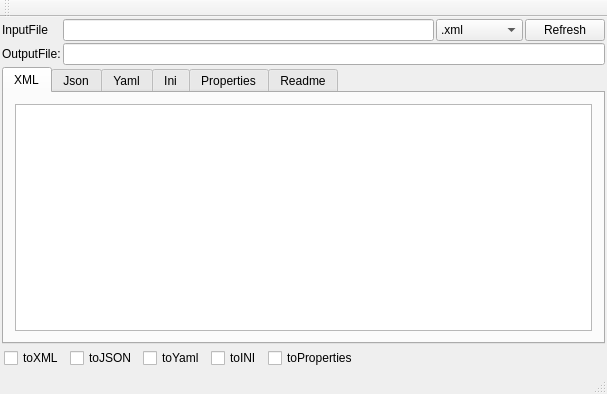
<?xml version="1.0" encoding="UTF-8"?>
<ui version="4.0">
 <class>MainWindow</class>
 <widget class="QMainWindow" name="MainWindow">
  <property name="geometry">
   <rect>
    <x>0</x>
    <y>0</y>
    <width>607</width>
    <height>394</height>
   </rect>
  </property>
  <property name="windowTitle">
   <string>qqtdicttest7</string>
  </property>
  <widget class="QWidget" name="centralWidget">
   <layout class="QGridLayout" name="gridLayout">
    <property name="leftMargin">
     <number>2</number>
    </property>
    <property name="topMargin">
     <number>2</number>
    </property>
    <property name="rightMargin">
     <number>2</number>
    </property>
    <property name="bottomMargin">
     <number>2</number>
    </property>
    <property name="spacing">
     <number>2</number>
    </property>
    <item row="2" column="0" colspan="4">
     <widget class="QTabWidget" name="tabWidget">
      <property name="currentIndex">
       <number>0</number>
      </property>
      <widget class="QWidget" name="tab">
       <attribute name="title">
        <string>XML</string>
       </attribute>
       <layout class="QHBoxLayout" name="horizontalLayout_3">
        <item>
         <widget class="QTextBrowser" name="textBrowser_2"/>
        </item>
       </layout>
      </widget>
      <widget class="QWidget" name="tab_2">
       <attribute name="title">
        <string>Json</string>
       </attribute>
       <layout class="QHBoxLayout" name="horizontalLayout_4">
        <item>
         <widget class="QTextBrowser" name="textBrowser_3"/>
        </item>
       </layout>
      </widget>
      <widget class="QWidget" name="tab_4">
       <attribute name="title">
        <string>Yaml</string>
       </attribute>
       <layout class="QHBoxLayout" name="horizontalLayout_5">
        <item>
         <widget class="QTextBrowser" name="textBrowser_4"/>
        </item>
       </layout>
      </widget>
      <widget class="QWidget" name="tab_5">
       <attribute name="title">
        <string>Ini</string>
       </attribute>
       <layout class="QHBoxLayout" name="horizontalLayout_6">
        <item>
         <widget class="QTextBrowser" name="textBrowser_5"/>
        </item>
       </layout>
      </widget>
      <widget class="QWidget" name="tab_6">
       <attribute name="title">
        <string>Properties</string>
       </attribute>
       <layout class="QHBoxLayout" name="horizontalLayout_7">
        <item>
         <widget class="QTextBrowser" name="textBrowser_6"/>
        </item>
       </layout>
      </widget>
      <widget class="QWidget" name="tab_3">
       <attribute name="title">
        <string>Readme</string>
       </attribute>
       <layout class="QHBoxLayout" name="horizontalLayout">
        <item>
         <widget class="QTextBrowser" name="textBrowser">
          <property name="html">
           <string>&lt;!DOCTYPE HTML PUBLIC &quot;-//W3C//DTD HTML 4.0//EN&quot; &quot;http://www.w3.org/TR/REC-html40/strict.dtd&quot;&gt;
&lt;html&gt;&lt;head&gt;&lt;meta name=&quot;qrichtext&quot; content=&quot;1&quot; /&gt;&lt;style type=&quot;text/css&quot;&gt;
p, li { white-space: pre-wrap; }
&lt;/style&gt;&lt;/head&gt;&lt;body style=&quot; font-family:'.SF NS Text'; font-size:13pt; font-weight:400; font-style:normal;&quot;&gt;
&lt;p style=&quot; margin-top:0px; margin-bottom:0px; margin-left:0px; margin-right:0px; -qt-block-indent:0; text-indent:0px;&quot;&gt;请注意输入文件的格式&lt;/p&gt;
&lt;p style=&quot;-qt-paragraph-type:empty; margin-top:0px; margin-bottom:0px; margin-left:0px; margin-right:0px; -qt-block-indent:0; text-indent:0px;&quot;&gt;&lt;br /&gt;&lt;/p&gt;
&lt;p style=&quot; margin-top:0px; margin-bottom:0px; margin-left:0px; margin-right:0px; -qt-block-indent:0; text-indent:0px;&quot;&gt;选择输入文件，选择输入格式，点击Refresh，即可看到目标格式的文本。&lt;/p&gt;
&lt;p style=&quot;-qt-paragraph-type:empty; margin-top:0px; margin-bottom:0px; margin-left:0px; margin-right:0px; -qt-block-indent:0; text-indent:0px;&quot;&gt;&lt;br /&gt;&lt;/p&gt;
&lt;p style=&quot; margin-top:0px; margin-bottom:0px; margin-left:0px; margin-right:0px; -qt-block-indent:0; text-indent:0px;&quot;&gt;复选框代表转换目标，&lt;/p&gt;
&lt;p style=&quot; margin-top:0px; margin-bottom:0px; margin-left:0px; margin-right:0px; -qt-block-indent:0; text-indent:0px;&quot;&gt;如果输出文件不为空，复选框还会代表输出文件格式。&lt;/p&gt;&lt;/body&gt;&lt;/html&gt;</string>
          </property>
         </widget>
        </item>
       </layout>
      </widget>
     </widget>
    </item>
    <item row="3" column="0" colspan="4">
     <widget class="QWidget" name="widget" native="true">
      <layout class="QHBoxLayout" name="horizontalLayout_2">
       <property name="spacing">
        <number>-1</number>
       </property>
       <property name="leftMargin">
        <number>2</number>
       </property>
       <property name="topMargin">
        <number>2</number>
       </property>
       <property name="rightMargin">
        <number>2</number>
       </property>
       <property name="bottomMargin">
        <number>2</number>
       </property>
       <item>
        <widget class="QCheckBox" name="checkBox">
         <property name="text">
          <string>toXML</string>
         </property>
        </widget>
       </item>
       <item>
        <widget class="QCheckBox" name="checkBox_2">
         <property name="text">
          <string>toJSON</string>
         </property>
        </widget>
       </item>
       <item>
        <widget class="QCheckBox" name="checkBox_3">
         <property name="text">
          <string>toYaml</string>
         </property>
        </widget>
       </item>
       <item>
        <widget class="QCheckBox" name="checkBox_4">
         <property name="text">
          <string>toINI</string>
         </property>
        </widget>
       </item>
       <item>
        <widget class="QCheckBox" name="checkBox_5">
         <property name="text">
          <string>toProperties</string>
         </property>
        </widget>
       </item>
       <item>
        <spacer name="horizontalSpacer">
         <property name="orientation">
          <enum>Qt::Horizontal</enum>
         </property>
         <property name="sizeHint" stdset="0">
          <size>
           <width>40</width>
           <height>20</height>
          </size>
         </property>
        </spacer>
       </item>
      </layout>
     </widget>
    </item>
    <item row="0" column="0">
     <widget class="QLabel" name="label">
      <property name="text">
       <string>InputFile</string>
      </property>
     </widget>
    </item>
    <item row="0" column="1">
     <widget class="QLineEdit" name="lineEdit"/>
    </item>
    <item row="0" column="2">
     <widget class="QComboBox" name="comboBox">
      <item>
       <property name="text">
        <string>.xml</string>
       </property>
      </item>
      <item>
       <property name="text">
        <string>.json</string>
       </property>
      </item>
      <item>
       <property name="text">
        <string>.ini .conf</string>
       </property>
      </item>
      <item>
       <property name="text">
        <string>.yaml</string>
       </property>
      </item>
      <item>
       <property name="text">
        <string>.properties</string>
       </property>
      </item>
     </widget>
    </item>
    <item row="0" column="3">
     <widget class="QPushButton" name="pushButton">
      <property name="text">
       <string>Refresh</string>
      </property>
     </widget>
    </item>
    <item row="1" column="0">
     <widget class="QLabel" name="label_2">
      <property name="text">
       <string>OutputFile:</string>
      </property>
     </widget>
    </item>
    <item row="1" column="1" colspan="3">
     <widget class="QLineEdit" name="lineEdit_2"/>
    </item>
   </layout>
  </widget>
  <widget class="QMenuBar" name="menuBar">
   <property name="geometry">
    <rect>
     <x>0</x>
     <y>0</y>
     <width>607</width>
     <height>22</height>
    </rect>
   </property>
  </widget>
  <widget class="QToolBar" name="mainToolBar">
   <attribute name="toolBarArea">
    <enum>TopToolBarArea</enum>
   </attribute>
   <attribute name="toolBarBreak">
    <bool>false</bool>
   </attribute>
  </widget>
  <widget class="QStatusBar" name="statusBar"/>
 </widget>
 <layoutdefault spacing="6" margin="11"/>
 <resources/>
 <connections/>
</ui>
